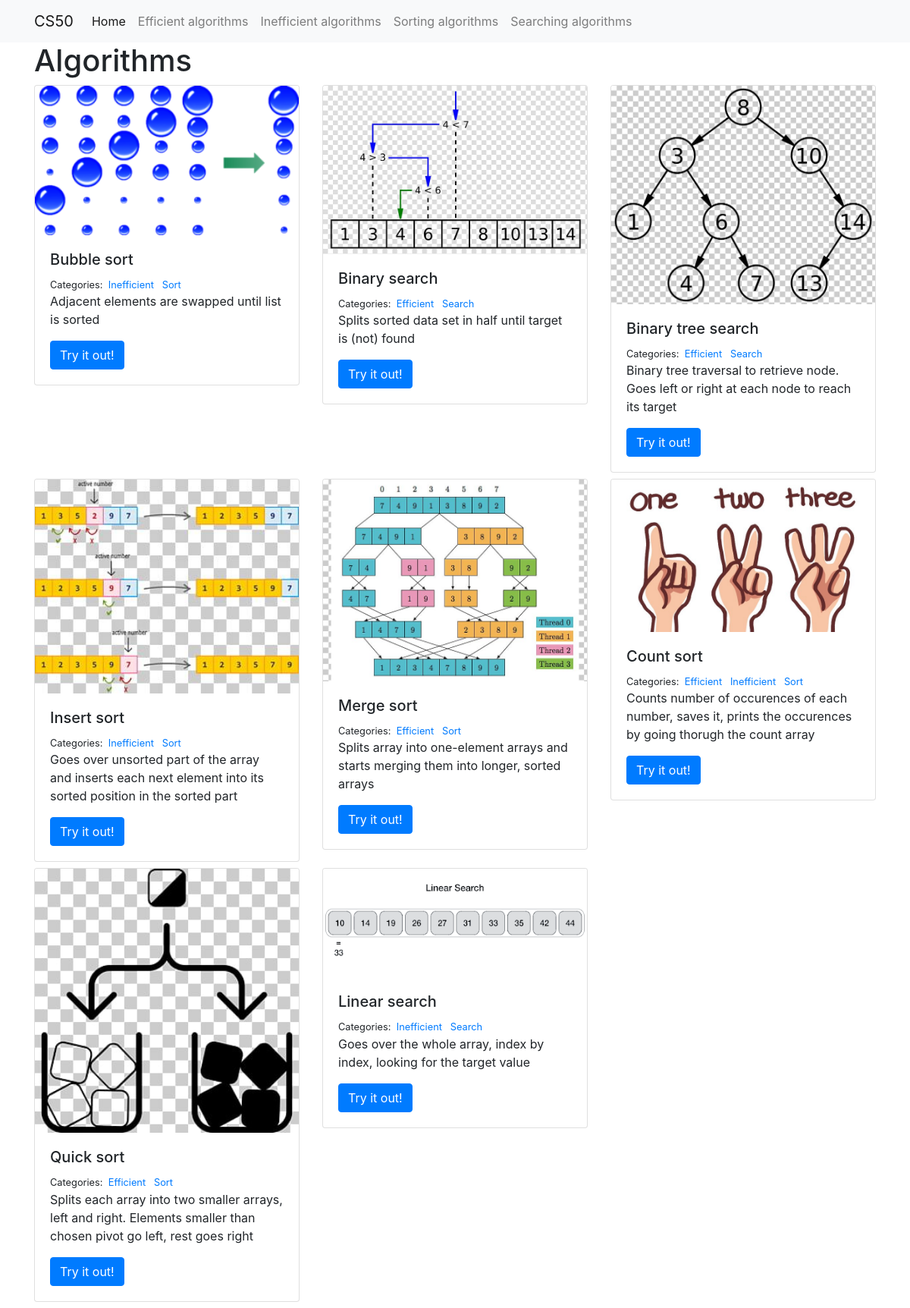
The page / on the database its author committed.
### algorithms/models.py (models this page shows, shortened)
class Algorithm(models.Model):
    title = models.CharField(max_length=100)
    description = models.TextField()
    image = models.FilePathField(path="algorithms/img")
    categories = models.ManyToManyField("Category", related_name="algorithms")
    bestCase = models.TextField()
    worstCase = models.TextField()
    purpose = models.CharField(max_length=50)

class Category(models.Model):
    name = models.CharField(max_length=20)

### algorithms/views.py (the view)
# urls.py: path("", views.algorithms_index, name="algorithms_index"),
def algorithms_index(request):
    algorithms = Algorithm.objects.all()
    context = {"algorithms": algorithms}
    return render(request, "algorithms_index.html", context)

### algorithms/templates/algorithms_index.html (shortened to what this page needs)
{% extends "base.html" %}
{% load static %}
{% block page_content %}
<head>
</head>
<h1>Algorithms</h1>
<div class="row">
{% for algorithm in algorithms %}
    <div class="col-md-4">
        <div class="card mb-2">
            <img class="card-img-top" src="{% static algorithm.image %}">
            <div class="card-body">
                <h5 class="card-title">{{ algorithm.title }}</h5>
                <small>
                    Categories:&nbsp;
                    {% for category in algorithm.categories.all %}
                    <a href="{% url 'algorithms_category' category.name %}">
                        {{ category.name }}
                    </a>&nbsp;
                    {% endfor %}
                </small>
                <p class="card-text">{{ algorithm.description }}</p>
                <a href="{% url 'algorithms_detail' algorithm.pk %}"
                   class="btn btn-primary">
                    Try it out!
                </a>
            </div>
        </div>
    </div>
    {% endfor %}
</div>
{% endblock %}

### my_website/templates/base.html (shortened to what this page needs)
<link rel="stylesheet" href="https://stackpath.bootstrapcdn.com/bootstrap/4.1.3/css/bootstrap.min.css">
<nav class="navbar navbar-expand-lg navbar-light bg-light">
    <div class="container">
        <a class="navbar-brand" href="{% url 'algorithms_index' %}">CS50</a>
        <div class="collapse navbar-collapse" id="navbarSupportedContent">
          <ul class="navbar-nav mr-auto">
            <li class="nav-item active">
              <a class="nav-link" href="{% url 'algorithms_index' %}">Home</a>
            </li>
            <li class="nav-item">
              <a class="nav-link" href="{% url 'algorithms_category' 'efficient'%}">Efficient algorithms</a>
            </li>
            <li class="nav-item">
              <a class="nav-link" href="{% url 'algorithms_category' 'inefficient'%}">Inefficient algorithms</a>
            </li>
            <li class="nav-item">
              <a class="nav-link" href="{% url 'algorithms_category' 'sort'%}">Sorting algorithms</a>
            </li>
            <li class="nav-item">
              <a class="nav-link" href="{% url 'algorithms_category' 'search'%}">Searching algorithms</a>
            </li>
          </ul>
        </div>
    </div>
</nav>
<div class="container">
    {% block page_content %}{% endblock %}
</div>

### my_website/templates/base.html (style rules this page uses)
ul { list-style: none; }

### rows shown on the page
Algorithm: image (picture), title "Bubble sort", description "Adjacent elements are swapped until list is sorted"
Category: name "Inefficient"
Category: name "Sort"
Algorithm: image (picture), title "Binary search", description "Splits sorted data set in half until target is (not) found"
Category: name "Efficient"
Category: name "Search"
Algorithm: image (picture), title "Binary tree search", description "Binary tree traversal to retrieve node. Goes left or right at each node to reach its target"
Algorithm: image (picture), title "Insert sort", description "Goes over unsorted part of the array and inserts each next element into its sorted position in the sorted part"
Algorithm: image (picture), title "Merge sort", description "Splits array into one-element arrays and starts merging them into longer, sorted arrays"
Algorithm: image (picture), title "Count sort", description "Counts number of occurences of each number, saves it, prints the occurences by going thorugh the count array"
Algorithm: image (picture), title "Quick sort", description "Splits each array into two smaller arrays, left and right. Elements smaller than chosen pivot go left, rest goes right"
Algorithm: image (picture), title "Linear search", description "Goes over the whole array, index by index, looking for the target value"
